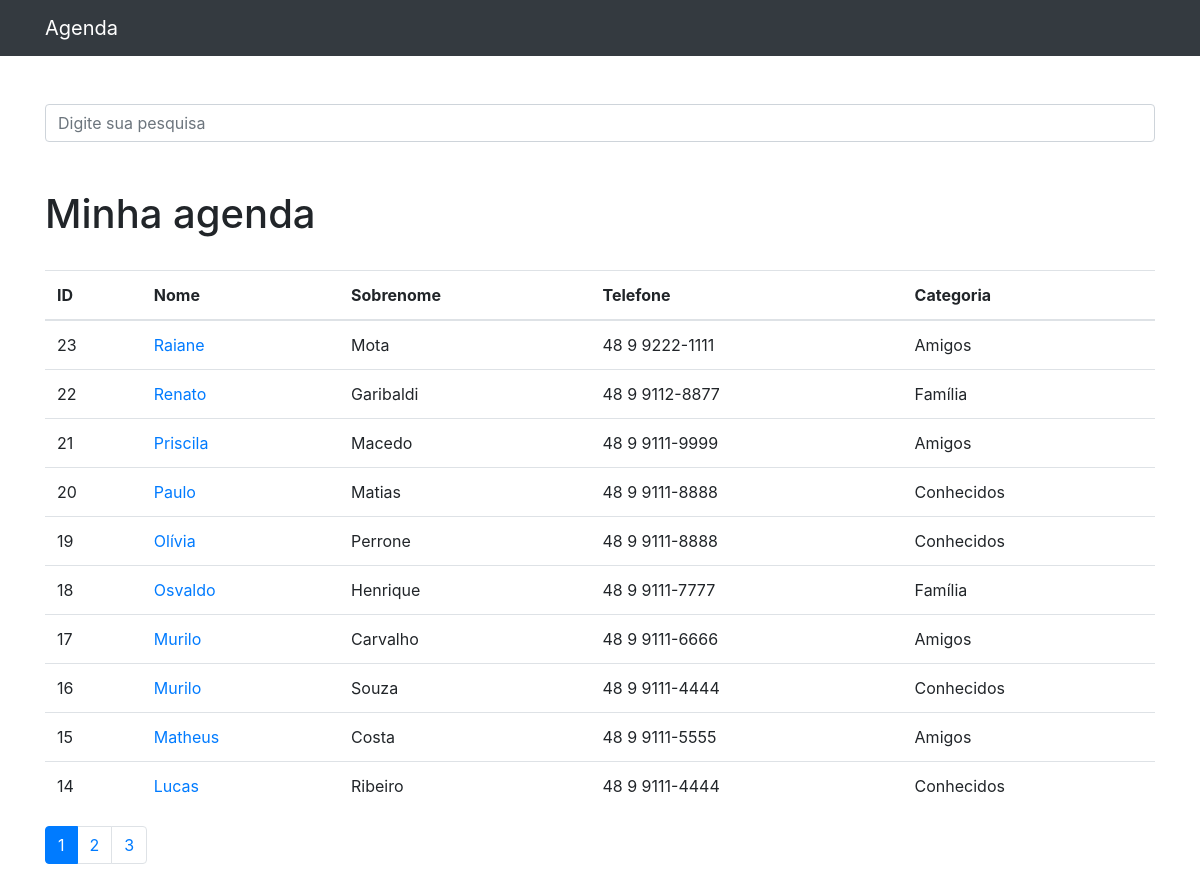
The page / on the database its author committed.
### contatos/models.py (models this page shows, shortened)
class Contato(models.Model):
    nome = models.CharField(max_length=255)
    sobrenome = models.CharField(max_length=255, blank=True)
    telefone = models.CharField(max_length=255)
    email = models.CharField(max_length=255, blank=True)
    data_criacao = models.DateTimeField(default=timezone.now)
    descricao = models.TextField(blank=True)
    categoria = models.ForeignKey(Categoria, on_delete=models.DO_NOTHING)
    mostrar = models.BooleanField(default=True)
    foto = models.ImageField(blank=True, upload_to='fotos/%Y/%m/%d')

class Categoria(models.Model):
    nome = models.CharField(max_length=255)
    def __str__(self):
        return self.nome

### contatos/views.py (the view)
# urls.py: path('', views.index, name='index'),
def index(request):
    contatos = Contato.objects.order_by('-id').filter(mostrar=True)
    paginator = Paginator(contatos, 10)
    page = request.GET.get('p')
    contatos = paginator.get_page(page)
    return render(request, 'contatos/index.html', {
        'contatos': contatos
    })

### contatos/templates/contatos/index.html
{% extends 'base.html' %}
{% block conteudo %}
<h1 class="mt-5">Minha agenda</h1>
<br>
<table class="table">
    <thead>
    <tr>
        <th>ID</th>
        <th>Nome</th>
        <th>Sobrenome</th>
        <th>Telefone</th>
        <th>Categoria</th>
    </tr>
    </thead>
    <tbody>
    {% for contato in contatos %}
    {% if contato.mostrar %}
    <tr>
        <td>{{ contato.id }}</td>
        <td>
            <a href="{% url 'ver_contato' contato.id %}">{{ contato.nome }}</a>
        </td>
        <td>{{ contato.sobrenome }}</td>
        <td>{{ contato.telefone }}</td>
        <td>{{ contato.categoria }}</td>
    </tr>
    {% endif %}
    {% endfor %}
    </tbody>
</table>
<nav aria-label="Page navigation example">
    <ul class="pagination">
        {% for pagina in contatos.paginator.page_range %}
            {% if contatos.number == pagina %}
                <li class="page-item active"><a class="page-link" href="?p={{ pagina }}">{{ pagina }}</a></li>
            {% else %}
                <li class="page-item"><a class="page-link" href="?p={{ pagina }}">{{ pagina }}</a></li>
            {% endif %}
        {% endfor %}
    </ul>
</nav>
{% endblock %}

### templates/base.html (shortened to what this page needs)
{% load static %}
<!DOCTYPE html>
<html lang="pt">
<head>
    {% include 'parciais/_head.html' %}
</head>
<body>
{% include 'parciais/_nav.html' %}
<div class="container">
    <div class="row">
        <div class="col-lg-12">
            <br><br>
            <form method="get" action="{% url 'busca' %}">
                <div class="form-group row">
                    <div class="col-12">
                        <input class="form-control"
                               type="search" value="{{ request.GET.termo }}"
                               id="search-input"
                               placeholder="Digite sua pesquisa"
                               name="termo">
                    </div>
                </div>
            </form>
            {% block conteudo %} {% endblock %}
        </div>
    </div>
</div>
</body>
</html>

### templates/parciais/_head.html (shortened to what this page needs)
{% load static %}
<link href="{% static 'vendor/bootstrap/css/bootstrap.min.css'%}" rel="stylesheet">

### templates/parciais/_nav.html (shortened to what this page needs)
<nav class="navbar navbar-expand-lg navbar-dark bg-dark static-top">
    <div class="container">
        <a class="navbar-brand" href="{% url 'index' %}">Agenda</a>
    </div>
</nav>

### rows shown on the page
Contato: id "23", nome "Raiane", sobrenome "Mota", telefone "48 9 9222-1111", categoria "Amigos"
Contato: id "22", nome "Renato", sobrenome "Garibaldi", telefone "48 9 9112-8877", categoria "Família"
Contato: id "21", nome "Priscila", sobrenome "Macedo", telefone "48 9 9111-9999", categoria "Amigos"
Contato: id "20", nome "Paulo", sobrenome "Matias", telefone "48 9 9111-8888", categoria "Conhecidos"
Contato: id "19", nome "Olívia", sobrenome "Perrone", telefone "48 9 9111-8888", categoria "Conhecidos"
Contato: id "18", nome "Osvaldo", sobrenome "Henrique", telefone "48 9 9111-7777", categoria "Família"
Contato: id "17", nome "Murilo", sobrenome "Carvalho", telefone "48 9 9111-6666", categoria "Amigos"
Contato: id "16", nome "Murilo", sobrenome "Souza", telefone "48 9 9111-4444", categoria "Conhecidos"
Contato: id "15", nome "Matheus", sobrenome "Costa", telefone "48 9 9111-5555", categoria "Amigos"
Contato: id "14", nome "Lucas", sobrenome "Ribeiro", telefone "48 9 9111-4444", categoria "Conhecidos"

### other values the page prints
{{ pagina }} "1"
{{ pagina }} "2" "3"
